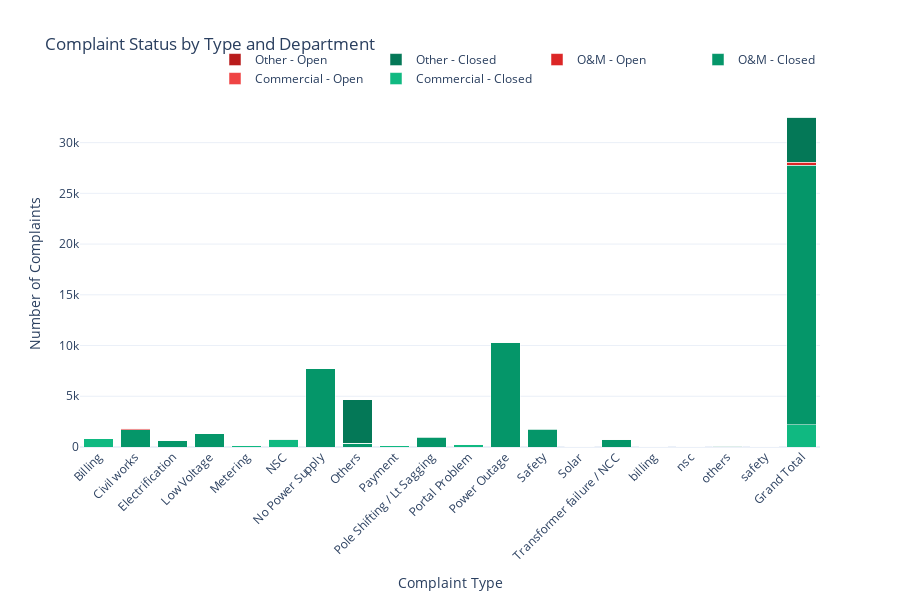
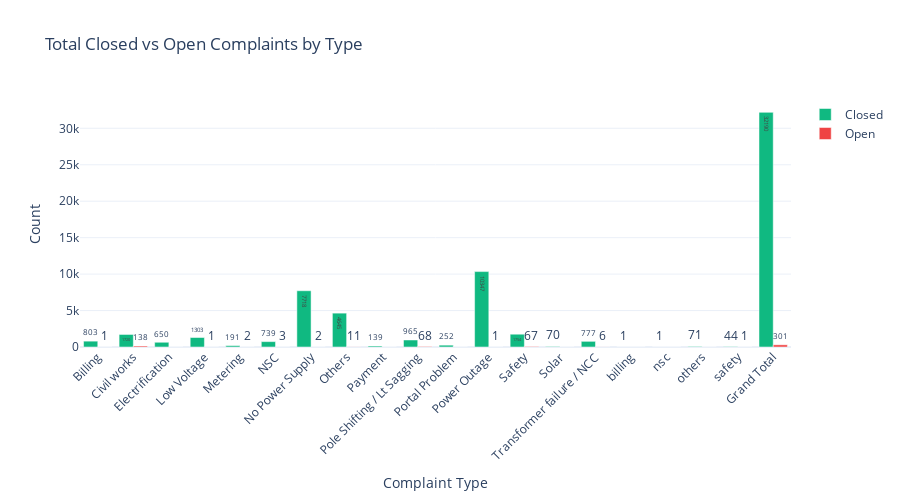
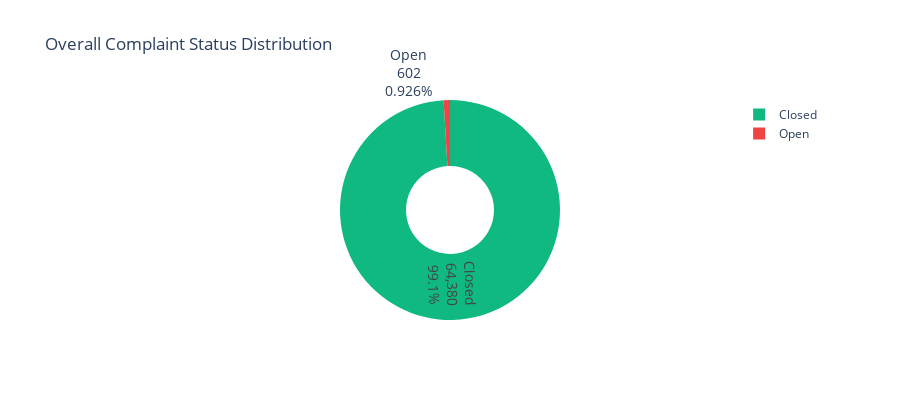
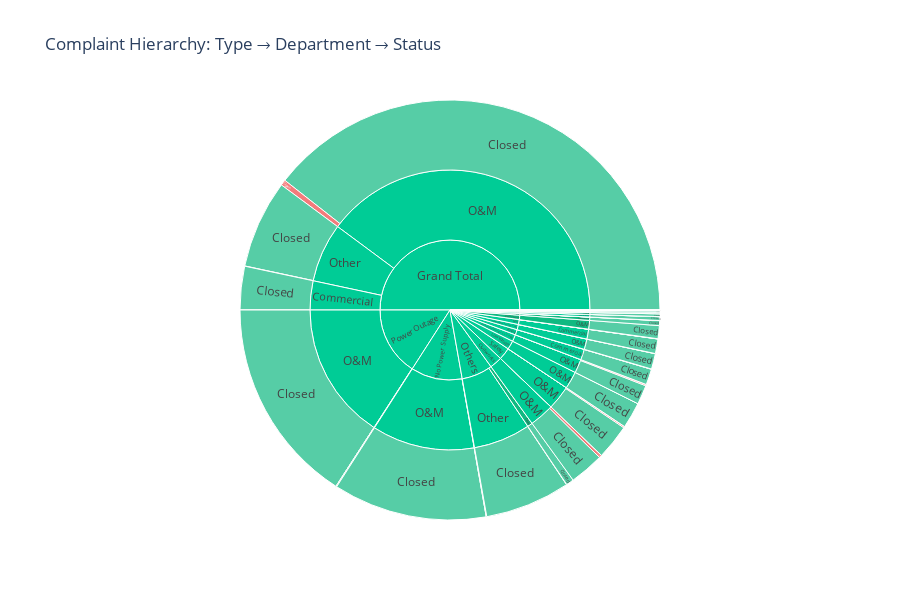

Notebook source saved alongside these figures, in order:
### Code cell
fig = create_visualizations(X_pivot)

### Figure 1 — Plotly figure (JSON) as saved in the notebook; plotly's stock layout.template omitted (floating-point values rounded to 4 significant figures)
{"data": [{"hovertemplate": "<b>%{x}</b><br>Department: Commercial<br>Closed: %{y}<extra></extra>", "marker": {"color": "#10b981"}, "name": "Commercial - Closed", "type": "bar", "x": ["Billing", "Civil works", "Electrification", "Low Voltage", "Metering", "NSC", "No Power Supply", "Others", "Payment", "Pole Shifting / Lt Sagging", "Portal Problem", "Power Outage", "Safety", "Solar", "Transformer failure / NCC", "billing", "nsc", "others", "safety", "Grand Total"], "y": [793, 0, 0, 0, 190, 730, 0, 0, 138, 0, 247, 0, 0, 70, 0, 1, 1, 0, 0, 2170]}, {"hovertemplate": "<b>%{x}</b><br>Department: Commercial<br>Open: %{y}<extra></extra>", "marker": {"color": "#ef4444"}, "name": "Commercial - Open", "type": "bar", "x": ["Billing", "Civil works", "Electrification", "Low Voltage", "Metering", "NSC", "No Power Supply", "Others", "Payment", "Pole Shifting / Lt Sagging", "Portal Problem", "Power Outage", "Safety", "Solar", "Transformer failure / NCC", "billing", "nsc", "others", "safety", "Grand Total"], "y": [1, 0, 0, 0, 2, 3, 0, 0, 0, 0, 0, 0, 0, 0, 0, 0, 0, 0, 0, 6]}, {"hovertemplate": "<b>%{x}</b><br>Department: O&M<br>Closed: %{y}<extra></extra>", "marker": {"color": "#059669"}, "name": "O&M - Closed", "type": "bar", "x": ["Billing", "Civil works", "Electrification", "Low Voltage", "Metering", "NSC", "No Power Supply", "Others", "Payment", "Pole Shifting / Lt Sagging", "Portal Problem", "Power Outage", "Safety", "Solar", "Transformer failure / NCC", "billing", "nsc", "others", "safety", "Grand Total"], "y": [10, 1715, 650, 1303, 1, 6, 7695, 382, 0, 964, 1, 10309, 1750, 0, 776, 0, 0, 0, 44, 25606]}, {"hovertemplate": "<b>%{x}</b><br>Department: O&M<br>Open: %{y}<extra></extra>", "marker": {"color": "#dc2626"}, "name": "O&M - Open", "type": "bar", "x": ["Billing", "Civil works", "Electrification", "Low Voltage", "Metering", "NSC", "No Power Supply", "Others", "Payment", "Pole Shifting / Lt Sagging", "Portal Problem", "Power Outage", "Safety", "Solar", "Transformer failure / NCC", "billing", "nsc", "others", "safety", "Grand Total"], "y": [0, 138, 0, 1, 0, 0, 2, 0, 0, 68, 0, 1, 67, 0, 6, 0, 0, 0, 1, 284]}, {"hovertemplate": "<b>%{x}</b><br>Department: Other<br>Closed: %{y}<extra></extra>", "marker": {"color": "#047857"}, "name": "Other - Closed", "type": "bar", "x": ["Billing", "Civil works", "Electrification", "Low Voltage", "Metering", "NSC", "No Power Supply", "Others", "Payment", "Pole Shifting / Lt Sagging", "Portal Problem", "Power Outage", "Safety", "Solar", "Transformer failure / NCC", "billing", "nsc", "others", "safety", "Grand Total"], "y": [0, 5, 0, 0, 0, 3, 23, 4263, 1, 1, 4, 38, 4, 0, 1, 0, 0, 71, 0, 4414]}, {"hovertemplate": "<b>%{x}</b><br>Department: Other<br>Open: %{y}<extra></extra>", "marker": {"color": "#b91c1c"}, "name": "Other - Open", "type": "bar", "x": ["Billing", "Civil works", "Electrification", "Low Voltage", "Metering", "NSC", "No Power Supply", "Others", "Payment", "Pole Shifting / Lt Sagging", "Portal Problem", "Power Outage", "Safety", "Solar", "Transformer failure / NCC", "billing", "nsc", "others", "safety", "Grand Total"], "y": [0, 0, 0, 0, 0, 0, 0, 11, 0, 0, 0, 0, 0, 0, 0, 0, 0, 0, 0, 11]}], "layout": {"barmode": "stack", "height": 600, "hovermode": "x unified", "legend": {"orientation": "h", "x": 1, "xanchor": "right", "y": 1.02, "yanchor": "bottom"}, "title": {"text": "Complaint Status by Type and Department"}, "xaxis": {"tickangle": -45, "title": {"text": "Complaint Type"}}, "yaxis": {"title": {"text": "Number of Complaints"}}}}

### Figure 2 — Plotly figure (JSON) as saved in the notebook; plotly's stock layout.template omitted (floating-point values rounded to 4 significant figures)
{"data": [{"marker": {"color": "#10b981"}, "name": "Closed", "text": [803, 1720, 650, 1303, 191, 739, 7718, 4645, 139, 965, 252, 10347, 1754, 70, 777, 1, 1, 71, 44, 32190], "textposition": "auto", "type": "bar", "x": ["Billing", "Civil works", "Electrification", "Low Voltage", "Metering", "NSC", "No Power Supply", "Others", "Payment", "Pole Shifting / Lt Sagging", "Portal Problem", "Power Outage", "Safety", "Solar", "Transformer failure / NCC", "billing", "nsc", "others", "safety", "Grand Total"], "y": [803, 1720, 650, 1303, 191, 739, 7718, 4645, 139, 965, 252, 10347, 1754, 70, 777, 1, 1, 71, 44, 32190]}, {"marker": {"color": "#ef4444"}, "name": "Open", "text": [1, 138, 0, 1, 2, 3, 2, 11, 0, 68, 0, 1, 67, 0, 6, 0, 0, 0, 1, 301], "textposition": "auto", "type": "bar", "x": ["Billing", "Civil works", "Electrification", "Low Voltage", "Metering", "NSC", "No Power Supply", "Others", "Payment", "Pole Shifting / Lt Sagging", "Portal Problem", "Power Outage", "Safety", "Solar", "Transformer failure / NCC", "billing", "nsc", "others", "safety", "Grand Total"], "y": [1, 138, 0, 1, 2, 3, 2, 11, 0, 68, 0, 1, 67, 0, 6, 0, 0, 0, 1, 301]}], "layout": {"barmode": "group", "height": 500, "showlegend": true, "title": {"text": "Total Closed vs Open Complaints by Type"}, "xaxis": {"tickangle": -45, "title": {"text": "Complaint Type"}}, "yaxis": {"title": {"text": "Count"}}}}

### Figure 3 — Plotly figure (JSON) as saved in the notebook; plotly's stock layout.template omitted (floating-point values rounded to 4 significant figures)
{"data": [{"hole": 0.4, "labels": ["Closed", "Open"], "marker": {"colors": ["#10b981", "#ef4444"]}, "textfont": {"size": 14}, "textinfo": "label+percent+value", "type": "pie", "values": [64380, 602]}], "layout": {"height": 400, "title": {"text": "Overall Complaint Status Distribution"}}}

### Figure 4 — Plotly figure (JSON) as saved in the notebook; plotly's stock layout.template omitted (floating-point values rounded to 4 significant figures)
{"data": [{"branchvalues": "total", "customdata": [["Closed"], ["Open"], ["Closed"], ["Closed"], ["Closed"], ["Open"], ["Closed"], ["Closed"], ["Closed"], ["Closed"], ["Closed"], ["Open"], ["Closed"], ["Closed"], ["Open"], ["Closed"], ["Open"], ["Closed"], ["Open"], ["Closed"], ["Open"], ["Closed"], ["Closed"], ["Open"], ["Closed"], ["Closed"], ["Closed"], ["Closed"], ["Open"], ["Open"], ["Closed"], ["Closed"], ["Closed"], ["Closed"], ["Closed"], ["Closed"], ["Open"], ["Open"], ["Open"], ["Closed"], ["Closed"], ["Closed"], ["Closed"], ["Closed"], ["Closed"], ["Closed"], ["Closed"], ["Closed"], ["Closed"], ["Open"], ["Open"], ["(?)"], ["(?)"], ["(?)"], ["(?)"], ["Closed"], ["Closed"], ["Closed"], ["Closed"], ["Closed"], ["Closed"], ["(?)"], ["Closed"], ["(?)"], ["(?)"], ["Closed"], ["Closed"], ["(?)"], ["Closed"], ["(?)"], ["Closed"], ["(?)"], ["(?)"], ["(?)"], ["(?)"], ["Closed"], ["(?)"], ["Closed"], ["Closed"], ["(?)"], ["Closed"], ["Closed"], ["Closed"], ["Closed"], ["Closed"], ["Closed"], ["Closed"], ["(?)"], ["(?)"], ["Closed"], ["(?)"], ["(?)"], ["(?)"], ["(?)"], ["(?)"], ["(?)"], ["Closed"], ["(?)"], ["Closed"], ["(?)"], ["(?)"], ["Closed"], ["(?)"], ["Closed"], ["Closed"], ["Closed"], ["(?)"]], "domain": {"x": [0, 1], "y": [0, 1]}, "hovertemplate": "labels=%{label}<br>value=%{value}<br>parent=%{parent}<br>id=%{id}<br>status=%{customdata[0]}<extra></extra>", "ids": ["Billing/Commercial/Closed", "Low Voltage/O&M/Open", "Transformer failure / NCC/O&M/Closed", "safety/O&M/Closed", "Civil works/Other/Closed", "Grand Total/Other/Open", "NSC/Other/Closed", "No Power Supply/Other/Closed", "Power Outage/O&M/Closed", "Others/Other/Closed", "Pole Shifting / Lt Sagging/Other/Closed", "Grand Total/O&M/Open", "Power Outage/Other/Closed", "Safety/Other/Closed", "Civil works/O&M/Open", "others/Other/Closed", "Billing/Commercial/Open", "Payment/Other/Closed", "Grand Total/Commercial/Open", "Portal Problem/O&M/Closed", "No Power Supply/O&M/Open", "Metering/Commercial/Closed", "NSC/Commercial/Closed", "Transformer failure / NCC/O&M/Open", "Portal Problem/Commercial/Closed", "Solar/Commercial/Closed", "billing/Commercial/Closed", "Pole Shifting / Lt Sagging/O&M/Closed", "NSC/Commercial/Open", "Power Outage/O&M/Open", "Electrification/O&M/Closed", "Grand Total/O&M/Closed", "Metering/O&M/Closed", "NSC/O&M/Closed", "No Power Supply/O&M/Closed", "Billing/O&M/Closed", "Pole Shifting / Lt Sagging/O&M/Open", "safety/O&M/Open", "Safety/O&M/Open", "Grand Total/Other/Closed", "Transformer failure / NCC/Other/Closed", "Portal Problem/Other/Closed", "Safety/O&M/Closed", "Others/O&M/Closed", "Low Voltage/O&M/Closed", "Civil works/O&M/Closed", "nsc/Commercial/Closed", "Payment/Commercial/Closed", "Grand Total/Commercial/Closed", "Metering/Commercial/Open", "Others/Other/Open", "Billing/Commercial", "Grand Total/Commercial", "Metering/Commercial", "NSC/Commercial", "Payment/Commercial", "Portal Problem/Commercial", "Solar/Commercial", "billing/Commercial", "nsc/Commercial", "Billing/O&M", "Civil works/O&M", "Electrification/O&M", "Grand Total/O&M", "Low Voltage/O&M", "Metering/O&M", "NSC/O&M", "No Power Supply/O&M", "Others/O&M", "Pole Shifting / Lt Sagging/O&M", "Portal Problem/O&M", "Power Outage/O&M", "Safety/O&M", "Transformer failure / NCC/O&M", "safety/O&M", "Civil works/Other", "Grand Total/Other", "NSC/Other", "No Power Supply/Other", "Others/Other", "Payment/Other", "Pole Shifting / Lt Sagging/Other", "Portal Problem/Other", "Power Outage/Other", "Safety/Other", "Transformer failure / NCC/Other", "others/Other", "Billing", "Civil works", "Electrification", "Grand Total", "Low Voltage", "Metering", "NSC", "No Power Supply", "Others", "Payment", "Pole Shifting / Lt Sagging", "Portal Problem", "Power Outage", "Safety", "Solar", "Transformer failure / NCC", "billing", "nsc", "others", "safety"], "labels": ["Closed", "Open", "Closed", "Closed", "Closed", "Open", "Closed", "Closed", "Closed", "Closed", "Closed", "Open", "Closed", "Closed", "Open", "Closed", "Open", "Closed", "Open", "Closed", "Open", "Closed", "Closed", "Open", "Closed", "Closed", "Closed", "Closed", "Open", "Open", "Closed", "Closed", "Closed", "Closed", "Closed", "Closed", "Open", "Open", "Open", "Closed", "Closed", "Closed", "Closed", "Closed", "Closed", "Closed", "Closed", "Closed", "Closed", "Open", "Open", "Commercial", "Commercial", "Commercial", "Commercial", "Commercial", "Commercial", "Commercial", "Commercial", "Commercial", "O&M", "O&M", "O&M", "O&M", "O&M", "O&M", "O&M", "O&M", "O&M", "O&M", "O&M", "O&M", "O&M", "O&M", "O&M", "Other", "Other", "Other", "Other", "Other", "Other", "Other", "Other", "Other", "Other", "Other", "Other", "Billing", "Civil works", "Electrification", "Grand Total", "Low Voltage", "Metering", "NSC", "No Power Supply", "Others", "Payment", "Pole Shifting / Lt Sagging", "Portal Problem", "Power Outage", "Safety", "Solar", "Transformer failure / NCC", "billing", "nsc", "others", "safety"], "marker": {"colors": ["#10b981", "#ef4444", "#10b981", "#10b981", "#10b981", "#ef4444", "#10b981", "#10b981", "#10b981", "#10b981", "#10b981", "#ef4444", "#10b981", "#10b981", "#ef4444", "#10b981", "#ef4444", "#10b981", "#ef4444", "#10b981", "#ef4444", "#10b981", "#10b981", "#ef4444", "#10b981", "#10b981", "#10b981", "#10b981", "#ef4444", "#ef4444", "#10b981", "#10b981", "#10b981", "#10b981", "#10b981", "#10b981", "#ef4444", "#ef4444", "#ef4444", "#10b981", "#10b981", "#10b981", "#10b981", "#10b981", "#10b981", "#10b981", "#10b981", "#10b981", "#10b981", "#ef4444", "#ef4444", "#00cc96", "#00cc96", "#00cc96", "#00cc96", "#10b981", "#10b981", "#10b981", "#10b981", "#10b981", "#10b981", "#00cc96", "#10b981", "#00cc96", "#00cc96", "#10b981", "#10b981", "#00cc96", "#10b981", "#00cc96", "#10b981", "#00cc96", "#00cc96", "#00cc96", "#00cc96", "#10b981", "#00cc96", "#10b981", "#10b981", "#00cc96", "#10b981", "#10b981", "#10b981", "#10b981", "#10b981", "#10b981", "#10b981", "#00cc96", "#00cc96", "#10b981", "#00cc96", "#00cc96", "#00cc96", "#00cc96", "#00cc96", "#00cc96", "#10b981", "#00cc96", "#10b981", "#00cc96", "#00cc96", "#10b981", "#00cc96", "#10b981", "#10b981", "#10b981", "#00cc96"]}, "name": "", "parents": ["Billing/Commercial", "Low Voltage/O&M", "Transformer failure / NCC/O&M", "safety/O&M", "Civil works/Other", "Grand Total/Other", "NSC/Other", "No Power Supply/Other", "Power Outage/O&M", "Others/Other", "Pole Shifting / Lt Sagging/Other", "Grand Total/O&M", "Power Outage/Other", "Safety/Other", "Civil works/O&M", "others/Other", "Billing/Commercial", "Payment/Other", "Grand Total/Commercial", "Portal Problem/O&M", "No Power Supply/O&M", "Metering/Commercial", "NSC/Commercial", "Transformer failure / NCC/O&M", "Portal Problem/Commercial", "Solar/Commercial", "billing/Commercial", "Pole Shifting / Lt Sagging/O&M", "NSC/Commercial", "Power Outage/O&M", "Electrification/O&M", "Grand Total/O&M", "Metering/O&M", "NSC/O&M", "No Power Supply/O&M", "Billing/O&M", "Pole Shifting / Lt Sagging/O&M", "safety/O&M", "Safety/O&M", "Grand Total/Other", "Transformer failure / NCC/Other", "Portal Problem/Other", "Safety/O&M", "Others/O&M", "Low Voltage/O&M", "Civil works/O&M", "nsc/Commercial", "Payment/Commercial", "Grand Total/Commercial", "Metering/Commercial", "Others/Other", "Billing", "Grand Total", "Metering", "NSC", "Payment", "Portal Problem", "Solar", "billing", "nsc", "Billing", "Civil works", "Electrification", "Grand Total", "Low Voltage", "Metering", "NSC", "No Power Supply", "Others", "Pole Shifting / Lt Sagging", "Portal Problem", "Power Outage", "Safety", "Transformer failure / NCC", "safety", "Civil works", "Grand Total", "NSC", "No Power Supply", "Others", "Payment", "Pole Shifting / Lt Sagging", "Portal Problem", "Power Outage", "Safety", "Transformer failure / NCC", "others", "", "", "", "", "", "", "", "", "", "", "", "", "", "", "", "", "", "", "", ""], "type": "sunburst", "values": [793, 1, 776, 44, 5, 11, 3, 23, 10309, 4263, 1, 284, 38, 4, 138, 71, 1, 1, 6, 1, 2, 190, 730, 6, 247, 70, 1, 964, 3, 1, 650, 25606, 1, 6, 7695, 10, 68, 1, 67, 4414, 1, 4, 1750, 382, 1303, 1715, 1, 138, 2170, 2, 11, 794, 2176, 192, 733, 138, 247, 70, 1, 1, 10, 1853, 650, 25890, 1304, 1, 6, 7697, 382, 1032, 1, 10310, 1817, 782, 45, 5, 4425, 3, 23, 4274, 1, 1, 4, 38, 4, 1, 71, 804, 1858, 650, 32491, 1304, 193, 742, 7720, 4656, 139, 1033, 252, 10348, 1821, 70, 783, 1, 1, 71, 45]}], "layout": {"height": 600, "legend": {"tracegroupgap": 0}, "title": {"text": "Complaint Hierarchy: Type → Department → Status"}}}
